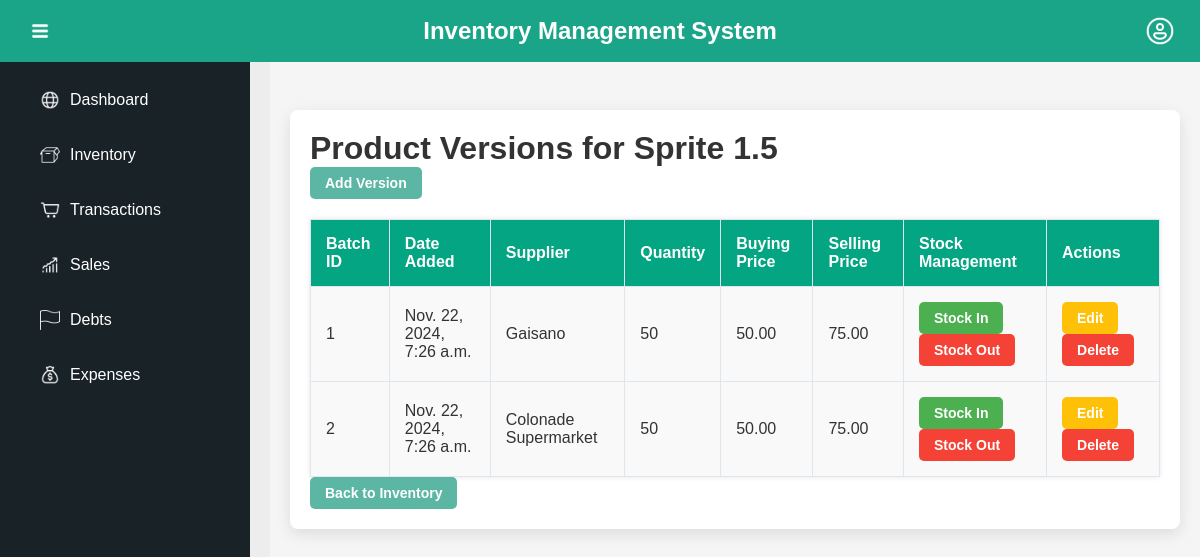
The page /inventory/product_versions/2/ on the database its author committed.
### ProductManagement_APP/models.py (models this page shows, shortened)
class Product(models.Model):
    product_id = models.AutoField(primary_key=True)
    product_name = models.CharField(max_length=255, unique=True)
    product_classification = models.CharField(max_length=100)
    reorder_level = models.IntegerField()
    category = models.ForeignKey(Category, on_delete=models.CASCADE)

class ProductVersion(models.Model):
    product = models.ForeignKey(Product, on_delete=models.CASCADE, related_name='versions')
    supplier = models.ForeignKey(Supplier, on_delete=models.CASCADE)
    buying_price = models.DecimalField(max_digits=10, decimal_places=2)
    selling_price = models.DecimalField(max_digits=10, decimal_places=2)
    product_quantity = models.IntegerField()  # This tracks stock quantity for each product version
    batch_id = models.CharField(max_length=50)  # Unique batch ID for FIFO tracking
    date_added = models.DateTimeField(auto_now_add=True)  # Timestamp for FIFO logic
    class Meta:
        ordering = ['date_added']  # FIFO: First in first out logic based on the `date_added`

class Supplier(models.Model):
    supplier_name = models.CharField(max_length=255, unique=True)
    contact_details = models.TextField(blank=True, null=True)

### ProductManagement_APP/views.py (the view)
# urls.py: path('product_versions/<int:product_id>/', views.product_versions, name='product_versions'),
def product_versions(request, product_id):
    product = get_object_or_404(Product, product_id=product_id)
    return render(request, 'inventory/product_versions.html', {'product': product})

### ProductManagement_APP/templates/inventory/product_versions.html (shortened to what this page needs)
{% extends 'MGSariSari_Inventory/base.html' %}
{% block content %}
<div class="versions-container">
    <h1>Product Versions for {{ product.product_name }}</h1>
    <div class="version-actions">
        <form action="{% url 'ProductManagement_APP:add_product_version' product.product_id %}" method="get" style="display:inline;">
            <button type="submit" class="button add-version">Add Version</button>
        </form>
    </div>
    <table class="version-table">
        <thead>
            <tr>
                <th>Batch ID</th>
                <th>Date Added</th>
                <th>Supplier</th>
                <th>Quantity</th>
                <th>Buying Price</th>
                <th>Selling Price</th>
                <th>Stock Management</th>
                <th>Actions</th>
            </tr>
        </thead>
        <tbody>
            {% for version in product.versions.all %}
            <tr>
                <td>{{ version.batch_id }}</td>
                <td>{{ version.date_added }}</td>
                <td>{{ version.supplier.supplier_name }}</td>
                <td {% if version.product_quantity < product.reorder_level %} class="low-stock" {% endif %}>
                    {{ version.product_quantity }}
                </td>
                <td>{{ version.buying_price }}</td>
                <td>{{ version.selling_price }}</td>
                <td>
                    <form action="{% url 'ProductManagement_APP:stock_in' version.id %}" method="post" style="display:inline;">
                        <button type="submit" class="button stock-in">Stock In</button>
                    </form>
                    <form action="{% url 'ProductManagement_APP:stock_out' version.id %}" method="post" style="display:inline;">
                        <button type="submit" class="button stock-out">Stock Out</button>
                    </form>
                </td>
                <td>
                    <form action="{% url 'ProductManagement_APP:edit_product_version' version.id %}" method="get" style="display:inline;">
                        <button type="submit" class="button edit-version">Edit</button>
                    </form>
                    <form action="{% url 'ProductManagement_APP:delete_product_version' version.id %}" method="get" style="display:inline;">
                        <button type="submit" class="button delete-version">Delete</button>
                    </form>
                </td>
            </tr>
            {% endfor %}
        </tbody>
    </table>
     <form action="{% url 'ProductManagement_APP:inventory_list' %}"  method="get" style="display:inline;">
        <button type="submit" class="button back to inventory"> Back to Inventory </button>
    </form>
</div>
{% endblock %}

### MGSariSari_Inventory/static/css/dashboard.css (style rules this page uses)
* { margin: 0; padding: 0; box-sizing: border-box; font-family: Arial, sans-serif; }
body, html { height: 100%; width: 100%; overflow: hidden; }

### ProductManagement_APP/static/inventory/dashboard.css (style rules this page uses)
* { margin: 0; padding: 0; box-sizing: border-box; font-family: Arial, sans-serif; }
body, html { height: 100%; width: 100%; overflow: hidden; }

### ProductManagement_APP/static/inventory/inventory.css (style rules this page uses)
* { margin: 0; padding: 0; box-sizing: border-box; }
body { display: flex; font-family: 'Arial', sans-serif; color: #333; background-color: #f5f5f5; margin: 0; }
.button { padding: 8px 15px; border: none; border-radius: 5px; cursor: pointer; font-size: 14px; font-weight: bold; background-color: #5cb6a4; color: #FFF; transition: background-color 0.3s; }
.stock-in { background-color: #4CAF50; }
.stock-out { background-color: #f44336; }
.button.edit-version { background-color: #ffc107; color: #fff; }
.button.delete-version { background-color: #f44336; color: #fff; }
.versions-container { max-width: 1200px; margin: 20px auto; padding: 20px; background-color: #fff; border-radius: 8px; box-shadow: 0px 5px 15px rgba(0, 0, 0, 0.1); }
.version-table { width: 100%; border-collapse: collapse; margin-top: 20px; background-color: #f9f9f9; box-shadow: 0px 0px 5px rgba(0, 0, 0, 0.1); }
.version-table th, .version-table td { padding: 15px; border: 1px solid #e0e6ed; text-align: left; }
.version-table th { background-color: #03a583; font-weight: bold; color: #FFF; }

### MGSariSari_Inventory/templates/MGSariSari_Inventory/base.html (style rules this page uses)
body { font-family: Arial, sans-serif; background-color: #f5f5f5; margin: 0; padding: 0; }

### rows shown on the page
Product: product_name "Sprite 1.5"
ProductVersion: batch_id "1", date_added "Nov. 22, 2024, 7:26 a.m.", supplier.supplier_name "Gaisano", product_quantity "50", buying_price "50.00", selling_price "75.00"
ProductVersion: batch_id "2", date_added "Nov. 22, 2024, 7:26 a.m.", supplier.supplier_name "Colonade Supermarket", product_quantity "50", buying_price "50.00", selling_price "75.00"
